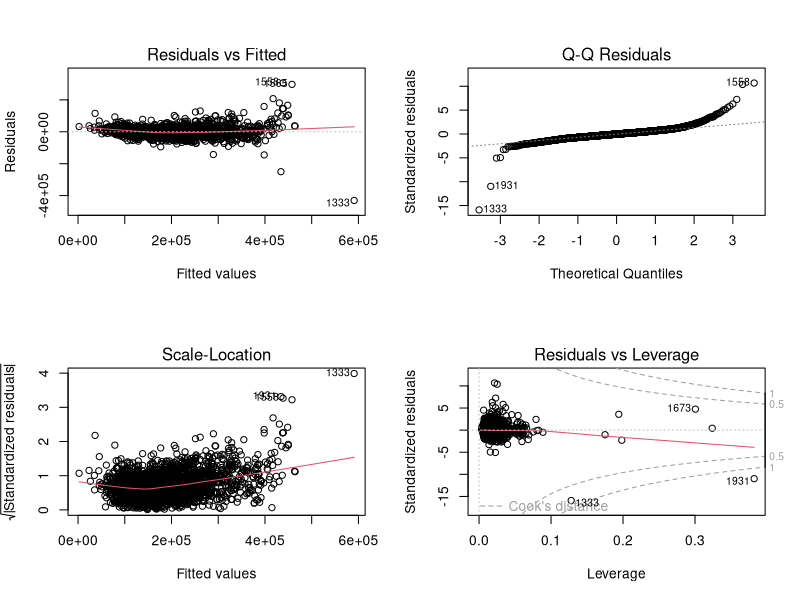
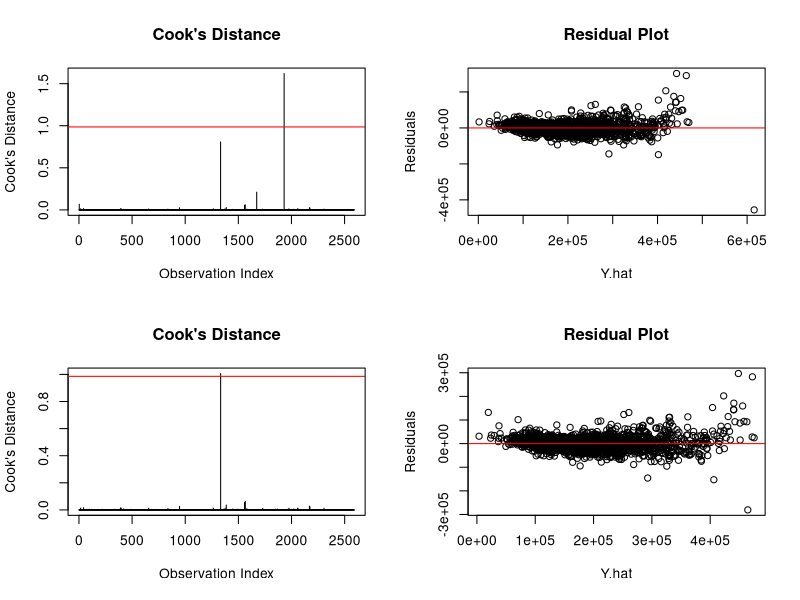

R code for these plots, in order: (Note: this script raises an error after producing the figures.)
# ------------------------------------
# Model selection
# ------------------------------------

data <- read.csv("data/ames_fully_cleaned.csv")

attach(data)
library(MASS)
library(dplyr)

# Variable Screening- Stepwise Automatic Selection
model.full <- lm(SalePrice~., data=data)

  # AIC model using stepwise selection
model.aic <- step(model.full, direction="both", k=2)
AIC(model.aic)
BIC(model.aic)
formula(model.aic) #formula for AIC model

  # BIC model using stepwise selection      !!!!! The model we chose !!!!!
model.bic <- step(model.full, direction="both", k=log(length(SalePrice)))
AIC(model.bic)
BIC(model.bic)
formula(model.bic) #formula for BIC model

# Predictor Variables
predictors_aic <- all.vars(formula(model.aic)[-2])
predictors_bic <- all.vars(formula(model.bic)[-2])

length(predictors_aic) #37
length(predictors_bic) #23

# ------------------------------------
# Regression Assumptions for BIC Model
# ------------------------------------
ames.train = read.csv("data/ames_fully_cleaned.csv", header=TRUE)

bic.model = lm(SalePrice ~ Lot.Area + Lot.Config + Land.Slope + Neighborhood + 
                 Condition.1 + Bldg.Type + Overall.Qual + Overall.Cond + Exter.Qual + 
                 Foundation + Bsmt.Qual + Total.Bsmt.SF + Bsmt.Full.Bath + 
                 Full.Bath + Half.Bath + Kitchen.AbvGr + Kitchen.Qual + TotRms.AbvGrd + 
                 Fireplaces + Garage.Area + Wood.Deck.SF + Screen.Porch + 
                 Misc.Val, data=ames.train)

summary(bic.model) #adj r^2 = 0.885

par(mfrow = c(2,2))
plot(bic.model)


cooks <- cooks.distance(bic.model)
n <- nrow(ames.train)
p <- length(coef(bic.model))


# 50th percentile of F distribution
cutoff <- qf(0.50, df1 = p, df2 = n - p)

plot(cooks, type = "h",
     main = "Cook's Distance",
     ylab = "Cook's Distance",
     xlab = "Observation Index"
)
abline(h=cutoff, col="red")

ames.train.clean <- ames.train[-c(1931), ]

new.bic.model <- lm( formula(bic.model), data = ames.train.clean)


plot(resid(new.bic.model)~fitted(new.bic.model), xlab="Y.hat", ylab="Residuals", main = "Residual Plot")
abline(h=0, col="red")

# Outlier 2
cooks <- cooks.distance(new.bic.model)
n <- nrow(ames.train.clean)
p <- length(coef(new.bic.model))


# 50th percentile of F distribution
cutoff <- qf(0.50, df1 = p, df2 = n - p)

plot(cooks, type = "h",
     main = "Cook's Distance",
     ylab = "Cook's Distance",
     xlab = "Observation Index"
)
abline(h=cutoff, col="red")

ames.train.clean <- ames.train[-c(1333), ]

new.bic.model <- lm( formula(bic.model), data = ames.train.clean)


plot(resid(new.bic.model)~fitted(new.bic.model), xlab="Y.hat", ylab="Residuals", main = "Residual Plot")
abline(h=0, col="red")

summary(new.bic.model)

# Still non-constant variance

library(MASS)
par(mfrow = c(1,1))
bc = boxcox(new.bic.model)
bc$x[which.max(bc$y)] #0.26

new.bic.model = lm(SalePrice^0.18 ~ Lot.Area + Lot.Config + Land.Slope + Neighborhood + 
                     Condition.1 + Bldg.Type + Overall.Qual + Overall.Cond + Exter.Qual + 
                     Foundation + Bsmt.Qual + Total.Bsmt.SF + Bsmt.Full.Bath + 
                     Full.Bath + Half.Bath + Kitchen.AbvGr + Kitchen.Qual + TotRms.AbvGrd + 
                     Fireplaces + Garage.Area + Wood.Deck.SF + Screen.Porch + 
                     Misc.Val, data=ames.train.clean)

summary(new.bic.model)

par(mfrow = c(2,2))
plot(new.bic.model)

par(mfrow = c(1,1))
# Validate time series
res <- residuals(new.bic.model)
plot(ames.train.clean$Yr.Sold, res,
     type = "p",
     pch = 19,
     xlab = "Year Sold",
     ylab = "Residual",
     main = "Residuals Versus Year Sold")

abline(h = 0, lty = 2)

summary(new.bic.model)

# is the BIC model nested in the AIC model? YES
length(intersect(predictors_aic,predictors_bic)) #length 23

anova(model.bic, model.aic)

# K-Fold CV
n <- 2590
K <- 5   #each fold contains 5 observations
n.fold <- floor(n/K)

n.shuffle <- sample(1:n, n, replace=FALSE)
index.fold <- list()

# shuffling the indices around so that it is randomly grouped into 5's
for(i in 1:K) {
  if(i<K)
  {
    index.fold[[i]] <- n.shuffle[((i-1)*n.fold+1):(i*n.fold)]
  }else
  {
    index.fold[[i]] <- n.shuffle[((K-1)*n.fold+1):n]
  }
}

# Computing for AIC
CV.score.AIC <- 0
Adj.R2.AIC <- 0
for(i in 1:K) {
  #fit the full model based on the data excluding the ith fold
  fit <- lm(formula(model.aic), data=data[-index.fold[[i]],])
  
  #make prediction on each observation in the ith fold
  pred <- predict(fit, data[index.fold[[i]],])
  
  #compute average squared error for the ith fold
  CV.score.AIC <- CV.score.AIC+(1/n)*sum((SalePrice[index.fold[[i]]]-pred)^2)
  
  #computing adj r2
  Adj.R2.AIC <- Adj.R2.AIC + (1/K)*summary(fit)$adj.r.squared
}
CV.score.AIC #924509276
Adj.R2.AIC #0.872163

# Computing for BIC
CV.score.BIC <- 0
Adj.R2.BIC <- 0
for(i in 1:K) {
  #fit the full model based on the data excluding the ith fold
  fit <- lm(formula(model.bic), data=data[-index.fold[[i]],])
  
  #make prediction on each observation in the ith fold
  pred <- predict(fit, data[index.fold[[i]],])
  
  #compute average squared error for the ith fold
  CV.score.BIC <- CV.score.BIC+(1/n)*sum((SalePrice[index.fold[[i]]]-pred)^2)
  
  #computing adj r2
  Adj.R2.BIC <- Adj.R2.BIC + (1/K)*summary(fit)$adj.r.squared
}
CV.score.BIC #920106898
Adj.R2.BIC #0.8653614



# Getting highly significant predictors P<0.001
coefs <- summary(lm(formula(model.aic), data=data))$coefficients[,4]
length(coefs)
coefs_sig_aic <- coefs[coefs < 0.001]
which(coefs_sig_aic == min(coefs_sig_aic))

coefs_bic <- summary(lm(formula(model.bic), data=data))$coefficients[,4]
length(coefs_bic)
coefs_sig_bic <- coefs_bic[coefs_bic < 0.001]
which(coefs_sig_bic == min(coefs_sig_bic))

coefs_aic_df <- data.frame(coefs_sig_aic)
coefs_aic_df.index.name <- "coefs"

most_sig_AIC <- head(sort(coefs_sig_aic[-1]))
most_sig_BIC <- head(sort(coefs_sig_bic[-1]))
